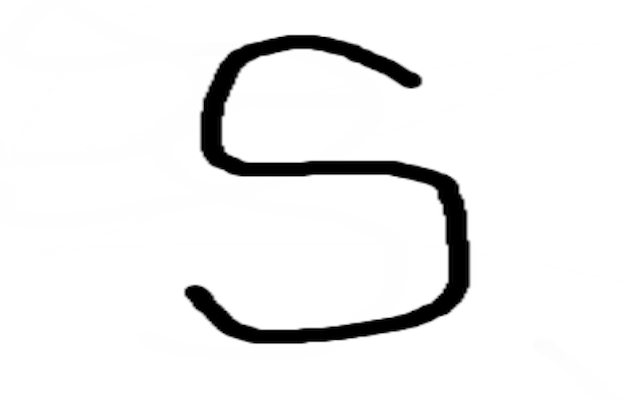
#> input picture TestData/TestS1.GIF, 640 x 400 px, found by its file name
$ python fft2.py
#> lines starting #> are read from the running program, lines starting #| are printed output that depends on the picture; long printed decimals are rounded
# for python 2 compatibility #
from __future__ import print_function
#                            #
import numpy as np
from skimage import io
import matplotlib.pyplot as plt
# %matplotlib inline


f = io.imread('testData/TestS1.GIF')   # read in image
#> f is the input picture: shape (400, 640, 4); mean R, G, B, A 239.4, 239.4, 239.4, 255
f_f = np.array(f, dtype=float)
z = np.fft.fft2(f_f)           # do fourier transform
q = np.fft.fftshift(z)         # puts u=0,v=0 in the centre
Magq =  np.absolute(q)         # magnitude spectrum
Phaseq = np.angle(q)           # phase spectrum
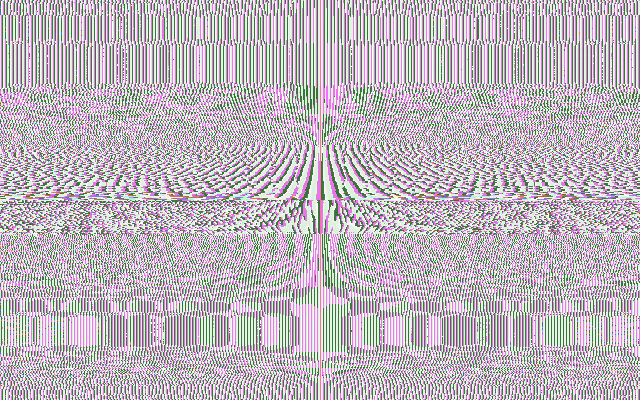
#> Phaseq: shape (400, 640, 4) float64; mean of channels 0, 1, 2, 3 0.00537, 0.0219, 0.000734, -0.0207; transparent parts drawn white

fig1 = plt.figure()
ax1  = fig1.add_subplot( 111 )
ax1.axis('off')
# Usually for viewing purposes:
ax1.imshow( np.log( Magq +1 ), cmap='gray' ) # io. #plots magnitude
print(sum(Magq[200,:])/640) #avg along middle row
#| [   3.924    3.924 1031.247    3.924]
#draw figure from fourier transform
w = np.fft.ifft2( np.fft.ifftshift(q) ) # do inverse fourier transform
#
fig2 = plt.figure()
ax2  = fig2.add_subplot( 111 )
ax2.axis('off')
ax2.imshow( np.array(w,dtype=int), cmap='gray' ) # io.
plt.show()
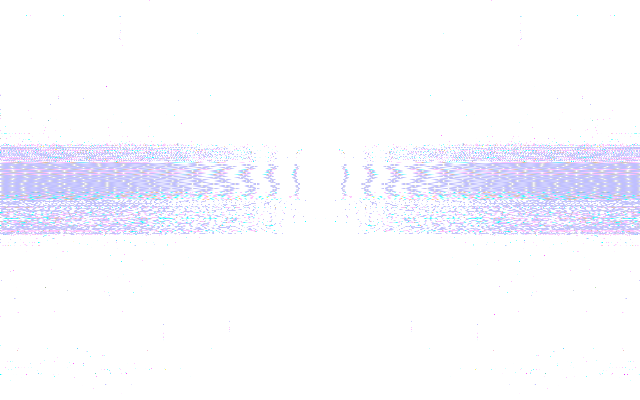
#> shown: shape (400, 640, 4) float64; mean R, G, B, A 0.955, 0.95, 0.988, 0.95; transparent parts drawn white
